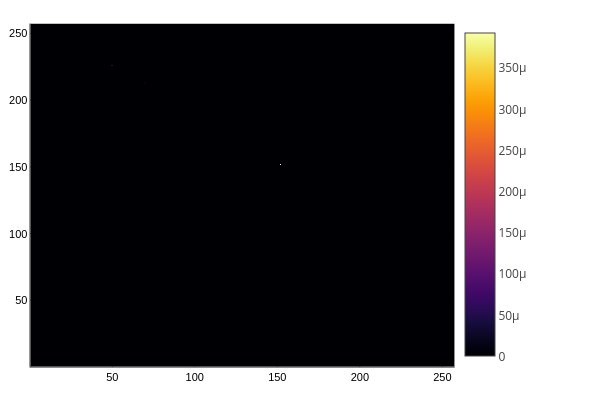

Notebook code for this chart:
### Code cell
spnrm = ustrip.(u"Jy",Measurements.value.(calibratedflux) ./ avgflux)
Npx =256
img = AxisArray( zeros(Float64,Npx+1,Npx+1, 233), -fov/2:(fov)/Npx:fov/2 , -fov/2:(fov)/Npx: fov/2,1:233)
foreach(i->img[atvalue.(star_position[i]; atol = fov/Npx)...,:] .= map(λ -> get_flux(stars[i], λ), tλ) .* spnrm, 1:N)
heatmap(mean(img; dims=3)[:,:,1])

### Figure 1 — Plotly figure (JSON) as saved in the notebook; plotly's stock layout.template omitted (floating-point values rounded to 4 significant figures; data arrays with more than 128 entries replaced by an {"elided": "..."} marker saying what was removed)
{"data": [{"colorbar": {"len": 0.9525, "title": "", "x": 0.7578, "y": 0.5139}, "colorscale": {"elided": "256x2 mixed values"}, "name": "y1", "showlegend": false, "showscale": true, "type": "heatmap", "x": {"elided": "258 float values"}, "xaxis": "x", "y": {"elided": "258 float values"}, "yaxis": "y", "z": {"elided": "257x257 float values"}, "zmax": 0.0003922, "zmin": 0}], "layout": {"annotations": [], "height": 400, "legend": {"bgcolor": "rgba(255, 255, 255, 1.000)", "bordercolor": "rgba(0, 0, 0, 1.000)", "borderwidth": 1, "font": {"color": "rgba(0, 0, 0, 1.000)", "family": "sans-serif", "size": 11}, "title": {"font": {"color": "rgba(0, 0, 0, 1.000)", "family": "sans-serif", "size": 15}, "text": ""}, "tracegroupgap": 0, "traceorder": "normal", "x": 1, "xanchor": "auto", "y": 1, "yanchor": "auto"}, "margin": {"b": 20, "l": 0, "r": 0, "t": 20}, "paper_bgcolor": "rgba(255, 255, 255, 1.000)", "plot_bgcolor": "rgba(255, 255, 255, 1.000)", "showlegend": true, "width": 600, "xaxis": {"anchor": "y", "domain": [0.05101, 0.7578], "gridcolor": "rgba(0, 0, 0, 0.100)", "gridwidth": 0.5, "linecolor": "rgba(0, 0, 0, 1.000)", "mirror": false, "range": [0.5, 257.5], "showgrid": true, "showline": true, "showticklabels": true, "tickangle": 0, "tickcolor": "rgb(0, 0, 0)", "tickfont": {"color": "rgba(0, 0, 0, 1.000)", "family": "sans-serif", "size": 11}, "tickmode": "array", "ticks": "inside", "ticktext": ["50", "100", "150", "200", "250"], "tickvals": [50, 100, 150, 200, 250], "title": "", "titlefont": {"color": "rgba(0, 0, 0, 1.000)", "family": "sans-serif", "size": 15}, "type": "-", "visible": true, "zeroline": false, "zerolinecolor": "rgba(0, 0, 0, 1.000)"}, "yaxis": {"anchor": "x", "domain": [0.03762, 0.9902], "gridcolor": "rgba(0, 0, 0, 0.100)", "gridwidth": 0.5, "linecolor": "rgba(0, 0, 0, 1.000)", "mirror": false, "range": [0.5, 257.5], "showgrid": true, "showline": true, "showticklabels": true, "tickangle": 0, "tickcolor": "rgb(0, 0, 0)", "tickfont": {"color": "rgba(0, 0, 0, 1.000)", "family": "sans-serif", "size": 11}, "tickmode": "array", "ticks": "inside", "ticktext": ["50", "100", "150", "200", "250"], "tickvals": [50, 100, 150, 200, 250], "title": "", "titlefont": {"color": "rgba(0, 0, 0, 1.000)", "family": "sans-serif", "size": 15}, "type": "-", "visible": true, "zeroline": false, "zerolinecolor": "rgba(0, 0, 0, 1.000)"}}}
